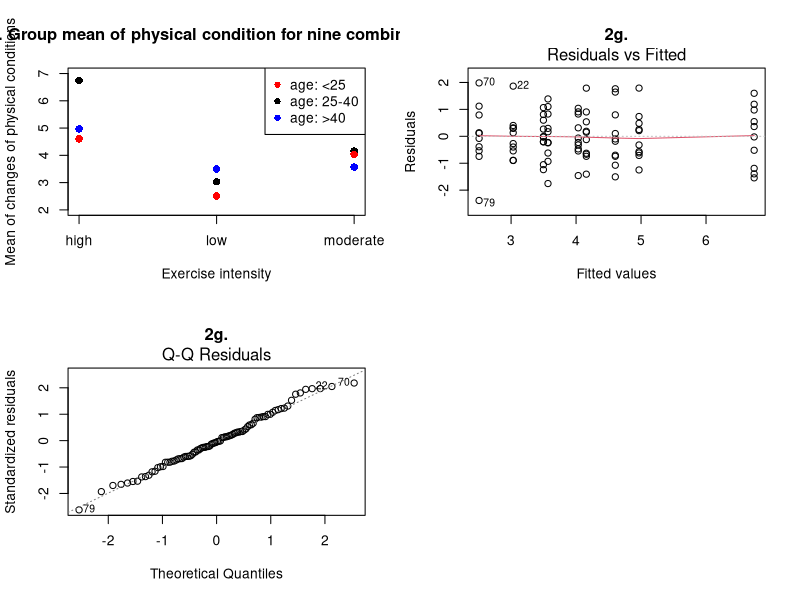

Recreate this plot in R.
par(mfrow=c(2,2))
# load data for part1
intron_gc<-read.table("intron_gc.txt",header=F)
exon_gc<-read.table("exon_gc.txt",header=F)

# 1a
# Parametric test null hypothesis: no difference, mean, same gene.
test_1a<-t.test(intron_gc[,1], exon_gc[,1], paired = T)
cat("1a. Since each line corrseponds to the same gene, I chosen paired t test. 
    The p-value is", test_1a$p.value, ", reject null hypothesis, so they are different.\n" )

# 1b
# Non-parametric test for same question 1a: no difference, median, same gene
test_1b<-wilcox.test(intron_gc[,1], exon_gc[,1], paired = T)
cat("1b. Since each line corrseponds to the same gene, I chosen Wilcoxon signed rank test. 
    The p-value is", test_1b$p.value, ", still reject null hypothesis, so they are different.\n" )

# 1c
writeLines("1c. Advantages: 
    1. Useful when lack/less assumptions. 
    2. Accept small sample sizes. 
    3. Can be used for almost all data types, even unknown distribution.
    Disadvantages: Less powerful than parametric tests when assumptions hold.")

# 1d
O = c(390,1000,1149,872,481,205,90)
totalregions = sum(O*c(0,1,2,3,4,5,6.5))
meanregions = totalregions/4187
cat("1d. The mean number of regions with GC repeats in a gene is" ,meanregions,"\n")

# 1e
# according 1d, 1 gene has 2.256508 regions with CG repeats in average
# each exonic region may has a GC repeat
# there are 15 exonic regions in a gene, so max: 15 repeats
# a single exomic region has a GC repeat: mean/15
# mean = np
prob = meanregions/15
cat("1e. The probability of a single exomic region has a GC repeat is",meanregions/15,".
    The probability of observing more than 6 exonic GC regions in a gene is", 1 - pbinom(6,15,prob),"\n")

# 1f
# expected
E <- c(dbinom(0:5,15,prob)*4187,(1-sum(dbinom(0:5,15,prob)))*4187)
res_1f<-as.data.frame(rbind(O,E))
names(res_1f)<-c(0,1,2,3,4,5,'<=6')
writeLines("1f. Table of 1f:")
print(res_1f)

# 1g
X2 = sum((O-E)^2/E)
# df = K - 1 - number of estimated parameters = 7-1-1 (one para: mean)
df = 7-1-1
cat("1g. Test statics:",X2,", p-value:",1-pchisq(X2,df=df),", the number of degrees of freedom:", df,"\n")

# 1h
writeLines("1h. P-value is smaller than 0.05, thus we reject the null hypothesis: the data appear to follow binomial distribution.\n")

# load data for part2
condi<-read.table("conditions.txt",header=T)
condi_2<-read.table("conditions.txt",header=T)
# 2a.
writeLines("2a. Test: One way analysis of variance. 
    Null hypothesis: all means are equal, exercise intensity has no effect on condition. 
    Alternative hypothesis: not all means are equal, they are dependent.\n")

# 2b.
test_2b<-anova(lm(change~1,data=condi),lm(change~level,data=condi))
cat("2b. P-value:", test_2b$"Pr(>F)"[2],". Reject null hypothesis, change of physical condition does depend on exercise intensity.\n")

# 2c.
condi$group <- factor(paste(condi$age,condi$level))
means <- tapply(condi$change,condi$group,mean)
#print(means)
plot(means[1:3],pch=16,col="black", cex=1.2, main="2c. Group mean of physical condition for nine combinations", xlab="Exercise intensity", ylab = "Mean of changes of physical conditions", ylim = c(2,7), xaxt = "n")
axis(1, c(1:3), c("high","low","moderate"))
points(means[4:6],pch=16,cex=1.2,col="red")
points(means[7:9],pch=16,cex=1.2,col="blue")
legend("topright",c("age: <25","age: 25-40","age: >40"), col=c("red","black","blue"),pch=16)
writeLines("2c. Please see plot\n")

# 2d.
a<-lm(formula = change ~ age + level, data=condi)
cat("2d. The Multiple R-squared (Adjusted):", summary(a)$adj.r.squared,"\n")

# 2e.
# writeLines("2e. Design matrix:")
# print(head(cbind(model.matrix(a),condi_2)))
# condi_change=5.9577984-0.9286240(if age>40)-0.6320964(if age25-40)-2.4252735(if l)-1.5180187(if m)
cat("2e. The predicted change of physical condition for a 36 year old after moderate exercise intensity is", a$coefficients[1]+a$coefficients[3]+a$coefficients[5],"\n")

# 2f.
b <- lm(formula = change ~ level * age, data=condi)
test_2f <- anova(a,b)
cat("2f. I use the two way ANOVA with interaction test. The p-value is", test_2f$"Pr(>F)"[2],"\n")

# 2g.
writeLines("2g. Thus, there is a significant interaction between the effect of exercise intensity and age. 
    They are not independent of each other. The effect of exercise intensity on physical condition depends on age.\n")

# 2h.
plot(b,which=c(2,1), main = "2g.")
writeLines("2h. The qq plot and residuals plot looks not bad. So the basic assumptions of this ANOVA test are hold. 
    From of plot 2c, the previous additive assumption is rejectd, and interaction assumption of this test is satisffed. \n")
